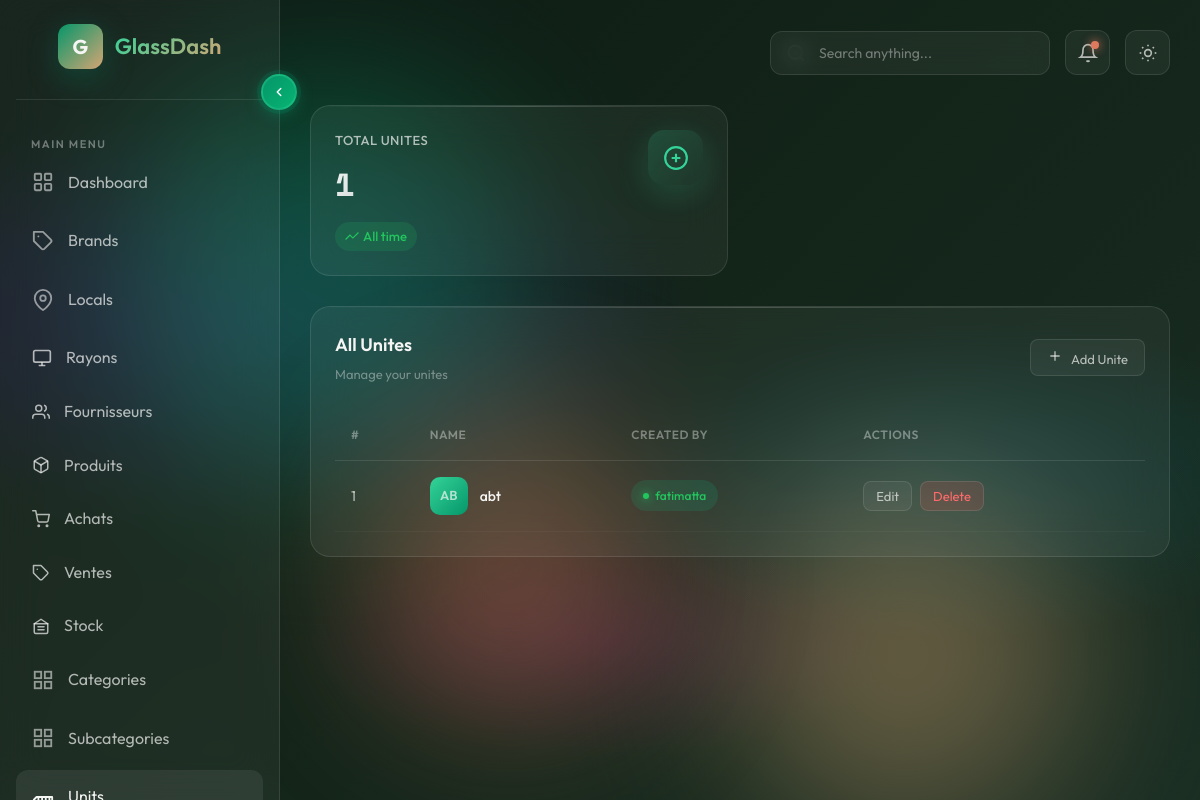
Page /unite/ (signed in) on the committed database.
### myapp/models.py (models this page shows, shortened)
class Unite(models.Model):
    name   = models.CharField(max_length=100)
    iduser = models.ForeignKey(
        User,
        on_delete=models.CASCADE,
        related_name='unites'
    )
    history = HistoricalRecords()
    class Meta:
        ordering = ['name']

class User(AbstractUser):
    LANGUAGE_CHOICES = [
        ('en', 'English'),
        ('fr', 'French'),
        ('ar', 'Arabic'),
    ]
    shop_name = models.CharField(max_length=100, blank=True)
    language  = models.CharField(
        max_length=10,
        choices=LANGUAGE_CHOICES,
        default='en'
    )
    history = HistoricalRecords()
    class Meta:
        permissions = [
            ('can_view_analytics',  'Can view the analytics dashboard'),
            ('can_export_users',    'Can export the users list'),
            ('can_manage_settings', 'Can change application settings'),
            ('can_publish_post',    'Can publish posts/announcements'),
        ]
    def __str__(self):
        return self.shop_name or self.username

### myapp/views.py (the view)
# urls.py: path('unite/',                   views.unite_list,   name='unite_list'),
@login_required
def unite_list(request):
    unites     = Unite.objects.select_related('iduser').all()
    categories = Category.objects.exists()          # only a boolean check — cheap query
    return render(request, 'unite.html', {
        'unites':          unites,
        'has_categories':  categories,
    })

### myapp/templates/unite.html (shortened to what this page needs)
{% extends "base.html" %}
{% load static %}
{% load i18n %}
{% block content %}
<section class="stats-grid">
    <div class="glass-card glass-card-3d stat-card">
        <div class="stat-card-inner">
            <div class="stat-info">
                <h3>{% trans "Total Unites" %}</h3>
                <div class="stat-value">{{ unites|length }}</div>
                <span class="stat-change positive">
                    <svg width="14" height="14" viewBox="0 0 24 24" fill="none" stroke="currentColor" stroke-width="2">
                        <polyline points="23 6 13.5 15.5 8.5 10.5 1 18"/>
                    </svg>
                    {% trans "All time" %}
                </span>
            </div>
            <div class="stat-icon cyan">
                <svg viewBox="0 0 24 24" fill="none" stroke="var(--emerald-light)" stroke-width="2">
                    <circle cx="12" cy="12" r="10"/>
                    <line x1="12" y1="8" x2="12" y2="16"/>
                    <line x1="8" y1="12" x2="16" y2="12"/>
                </svg>
            </div>
        </div>
    </div>
</section>
<section class="content-grid" style="grid-template-columns: 1fr;">
    <div class="glass-card table-card" style="grid-column: span 1;">
        <div class="card-header">
            <div>
                <h2 class="card-title">{% trans "All Unites" %}</h2>
                <p class="card-subtitle">{% trans "Manage your unites" %}</p>
            </div>
            <div class="card-actions">
                <button class="card-btn" onclick="openAddUniteModal()">
                    <svg width="16" height="16" viewBox="0 0 24 24" fill="none" stroke="currentColor"
                         stroke-width="2" style="margin-right:6px;">
                        <line x1="12" y1="5" x2="12" y2="19"/>
                        <line x1="5" y1="12" x2="19" y2="12"/>
                    </svg>
                    {% trans "Add Unite" %}
                </button>
            </div>
        </div>
        <div class="table-wrapper">
            <table class="data-table">
                <thead>
                    <tr>
                        <th>#</th>
                        <th>{% trans "Name" %}</th>
                        <th>{% trans "Created By" %}</th>
                        <th>{% trans "Actions" %}</th>
                    </tr>
                </thead>
                <tbody>
                    {% for unite in unites %}
                    <tr>
                        <td>{{ forloop.counter }}</td>
                        <td>
                            <div class="table-user">
                                <div class="table-avatar"
                                     style="background: linear-gradient(135deg, var(--emerald-light), var(--emerald));">
                                    {{ unite.name|slice:":2"|upper }}
                                </div>
                                <div class="table-user-info">
                                    <span class="table-user-name">{{ unite.name }}</span>
                                </div>
                            </div>
                        </td>
                        <td>
                            <span class="status-badge completed">{{ unite.iduser }}</span>
                        </td>
                        <td>
                            <div style="display:flex; gap:8px;">
                                <button class="card-btn" style="padding:6px 12px;"
                                    data-id="{{ unite.pk }}"
                                    data-name="{{ unite.name }}"
                                    onclick="openEditUniteModal(this)">
                                    {% trans "Edit" %}
                                </button>
                                <button class="card-btn"
                                    style="padding:6px 12px; background:rgba(255,80,80,0.15); color:#ff6b6b;"
                                    data-id="{{ unite.pk }}"
                                    data-name="{{ unite.name }}"
                                    onclick="openDeleteUniteModal(this)">
                                    {% trans "Delete" %}
                                </button>
                            </div>
                        </td>
                    </tr>
                    {% empty %}
                    <tr>
                        <td colspan="4" style="text-align:center; opacity:0.6;">
                            {% trans "No unites found." %}
                        </td>
                    </tr>
                    {% endfor %}
                </tbody>
            </table>
        </div>
    </div>
</section>
</main>
</div>
{% endblock %}

### rows in the picture
Unite: name "AB", name "abt", iduser "fatimatta"

### other values in the picture
{{ unites|length }} "1"
